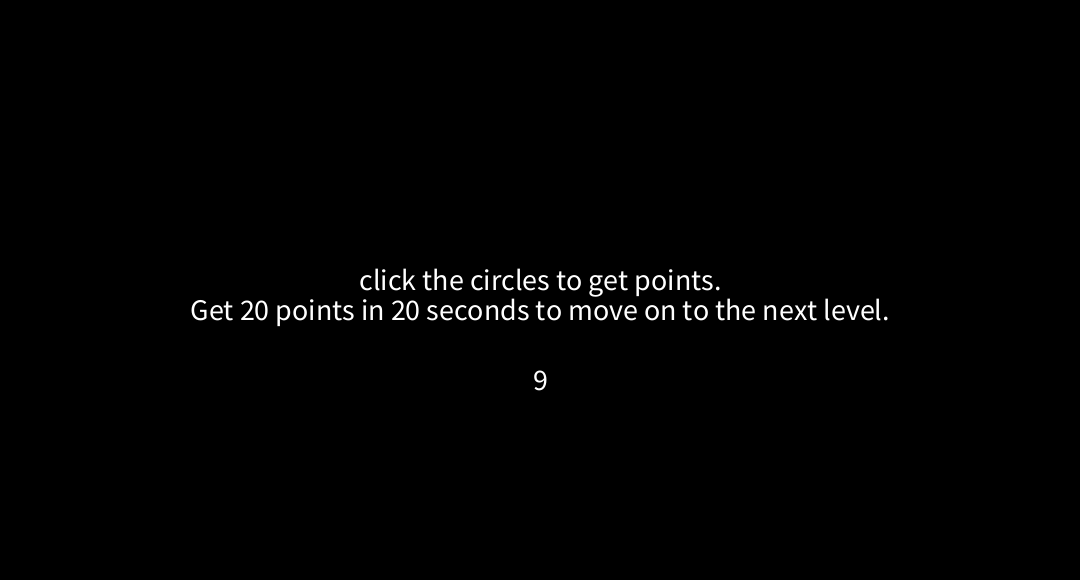
Frame 1 (no input)
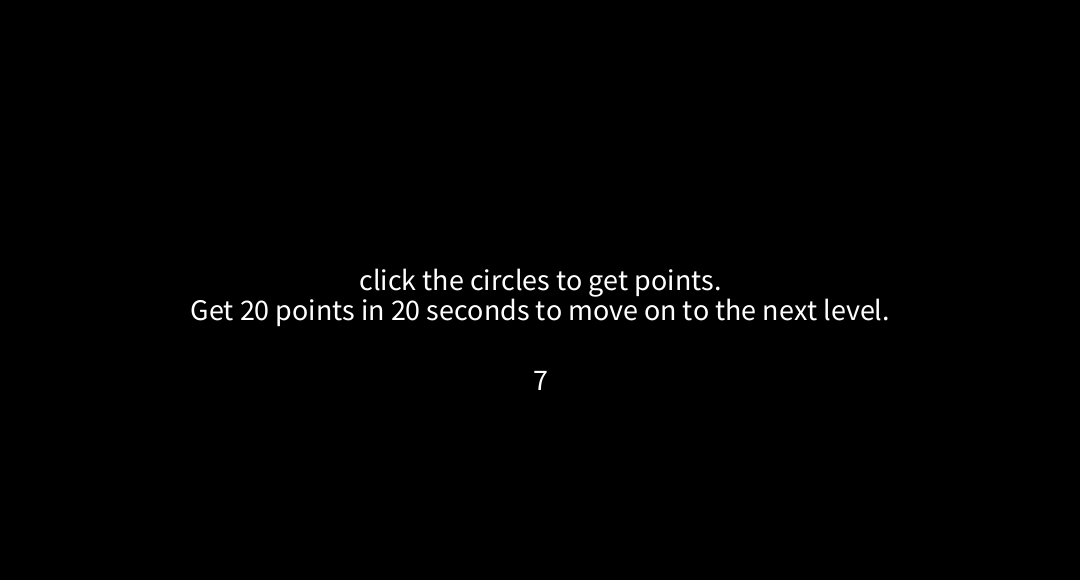
Frame 60 (the mouse pressed at the canvas centre just before this capture)
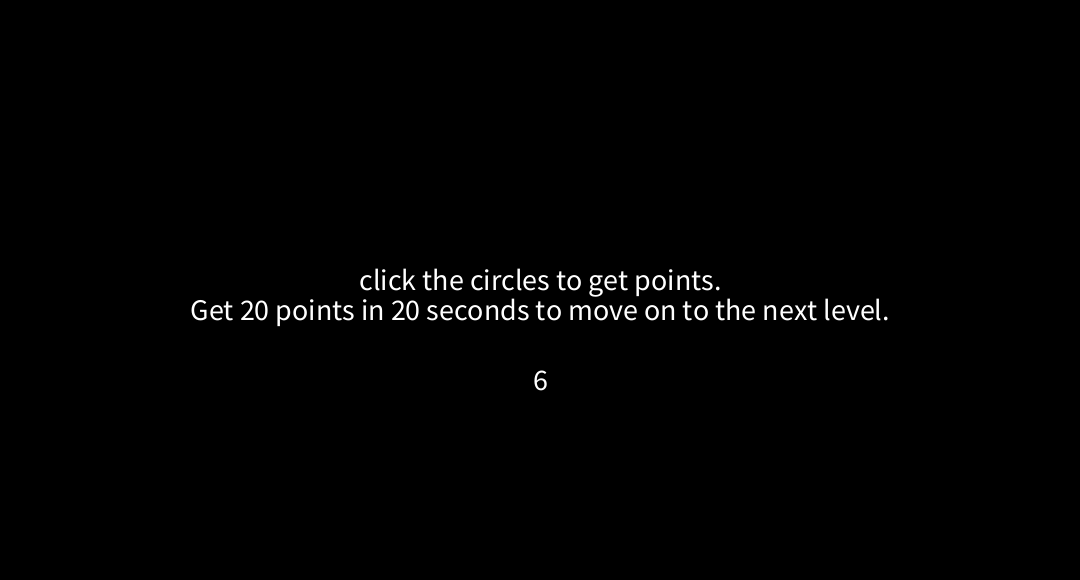
Frame 120 (the mouse held since frame 60 and released just before this capture)

The Processing sketch that drew these frames (run headless with seeded random() and noise(); from frame 60 on, the mouse is pressed at the canvas centre):

// Processing sketch: Interaction_with_functions
// ── Interaction_with_functions.pde
//Ali DeCesare
//Interaction Assignment

float randomX, randomY, randomRadius;
float randomRed, randomGreen, randomBlue;
int counter;
int totalTime, timeLeft;
int counterTimeLeft, counterTotalTime;

int currentState = 0;

int xMovement, yMovement;

void setup() {
  size(1080, 580);
  randomX = random(0, width - 100);
  randomY = random(100, height - 100);
  randomRadius = random(50, 100);

  randomRed = int(random(0, 255));
  randomGreen = int(random(0, 255));
  randomBlue = int(random(0, 255));

  counter = 0;
  
  totalTime = 20;
  timeLeft = 20;
  
  counterTimeLeft = 10;
  counterTotalTime = 10;
  
  xMovement = int(random(-4, 4));
  yMovement = int(random(-4,4));
}

void draw() {
  if (currentState == 0) {
    homeScreen();
  }
  else if (currentState == 1) {
    levelOne();
  }
  else if (currentState == 2) {
    levelTwoIntro();
  }
  else if (currentState == 3) {
    levelTwo();
  }
  else if (currentState == 4) {
    levelThreeIntro();
  }
  else if (currentState == 5) {
    levelThree();
  }
  else if (currentState == 6) {
    youWon();
  }
  else if (currentState == 7) {
    gameOver();
  }
}

void mousePressed() {
  if (mouseX > randomX - 50 && mouseX < randomX + 50 && mouseY > randomY - 50 && mouseY < randomY + 50) {
    randomX = random(0, width);
    randomY = random(0, height);
    randomRadius = random(50, 100);
    counter = counter + 1;

    randomRed = int(random(0, 255));
    randomGreen = int(random(0, 255));
    randomBlue = int(random(0, 255));

    fill(randomRed, randomGreen, randomBlue);
    
    xMovement = int(random(-4, 4));
    yMovement = int(random(-4,4));
  }
}


void homeScreen() {
  if (currentState == 0) {
    background(0);
    textAlign(CENTER);
    textSize(30);
    text("click the circles to get points.", width/2, height/2);
    text("Get 20 points in 20 seconds to move on to the next level.", width/2, (height/2) + 30);
    
    if (counterTimeLeft > 0) {
      counterTimeLeft = counterTotalTime - (millis())/1000;
      text(counterTimeLeft, width/2, (height/2) + 100);
    }
    else if (counterTimeLeft <= 0) {
      currentState = currentState + 1;
    }
  }
}

void levelOne() {
  if (currentState == 1) {
    background(255);

    fill(randomRed, randomGreen, randomBlue);
    noStroke();
    circle(randomX, randomY, 100);

    fill(0);
    textAlign(LEFT);
    textSize(40);
    text("blobs defeated: " + counter, 10, 50);

    if (timeLeft > 0) {
      timeLeft = totalTime - (millis() - 10000)/1000;
      text("time left: " + timeLeft, width - 250, 50);
    }
    else if (timeLeft <= 0 && counter < 20) {
      //game over/try again
      currentState = 7;
    }
    else if (timeLeft <= 1 && counter >= 20) {
      //proceed to next level
      currentState = currentState + 1;
      timeLeft = 20;
      totalTime = 20;
      
      counterTimeLeft = 10;
      counterTotalTime = 10;
    }
  }
}

void levelTwoIntro() {
  if (currentState == 2) {
    background(0);
    textAlign(CENTER);
    textSize(30);
    fill(255);
    text("Level 1: Complete", width/2, height/2);
    text("Level 2: Start", width/ 2, (height/2) + 50);
    text("Get 20 points in 20 seconds to move on to the next level.", width/2, (height/2) + 80);
    
    if (counterTimeLeft > 0) {
      counterTimeLeft = counterTotalTime - (millis() - 30000)/1000;
      text(counterTimeLeft, width/2, (height/2) + 120);
    }
    else if (counterTimeLeft <= 0) {
      currentState = currentState + 1;
    }
  }
}

void levelTwo() {
  if (currentState == 3) {
    background(255);

    fill(randomRed, randomGreen, randomBlue);
    noStroke();
    circle(randomX, randomY, randomRadius);

    fill(0);
    textSize(40);
    textAlign(LEFT);
    text("blobs defeated: " + counter, 10, 50);

    if (timeLeft > 0) {
      timeLeft = totalTime - (millis() - 40000)/1000;
      text("time left: " + timeLeft, width - 250, 50);
    }
    else if (timeLeft <= 0 && counter < 20) {
      //game over/try again
      currentState = 7;
    }
    else if (timeLeft <= 0 && counter >= 40) {
      //proceed to next level
      currentState = currentState + 1;
      timeLeft = 20;
      totalTime = 20;
      
      counterTimeLeft = 10;
      counterTotalTime = 10;
    }
  }
}


void levelThreeIntro() {
  if (currentState == 4) {
    background(0);
    textAlign(CENTER);
    textSize(30);
    fill(255);
    text("Level 2: Complete", width/2, height/2);
    text("Level 3: Start", width/2, (height/2) + 50);
    text("Get 20 points in 20 seconds to move on to the next level.", width/2, (height/2) + 80);
    
    if (counterTimeLeft > 0) {
      counterTimeLeft = counterTotalTime - (millis() - 60000)/1000;
      text(counterTimeLeft, width/2, (height/2) + 120);
    }
    else if (counterTimeLeft <= 0) {
      currentState = currentState + 1;
    }
  }
}

void levelThree() {
  if (currentState == 5) {
    background(255);

    fill(randomRed, randomGreen, randomBlue);
    noStroke();
    circle(randomX, randomY, randomRadius);
    randomX = randomX + xMovement;
    randomY = randomY + yMovement;
    if (randomX <= 0 || randomX >= width) {
      xMovement = xMovement * -1;
    }
    else if (randomY <= 0 || randomY >= height) {
      yMovement = yMovement * -1;
    }

    fill(0);
    textSize(40);
    textAlign(LEFT);
    text("blobs defeated: " + counter, 10, 50);

    if (timeLeft > 0) {
      timeLeft = totalTime - (millis() - 70000)/1000;
      text("time left: " + timeLeft, width - 250, 50);
    } else if (timeLeft <= 0 && counter < 20) {
      //game over/try again
      currentState = 7;
    } else if (timeLeft <= 0 && counter >= 60) {
      //proceed to next level
      currentState = 6;
    }
  }
}

void youWon() {
  if (currentState == 6) {
    background(255, 0, 0);
    textAlign(CENTER);
    textSize(40);
    fill(255);
    text("YOU WON!", width/2, height/2);
    text("Number of blobs defeated: " + counter, width/2, (height/2) + 40);
  }
}

void gameOver() {
  if (currentState == 7) {
    background(0);
    textAlign(CENTER);
    textSize(30);
    fill(255);
    text("You lost.", width/2, height/2);
    text("blobs defeated: " + counter, width/2, height/2 + 30);
  }
}
